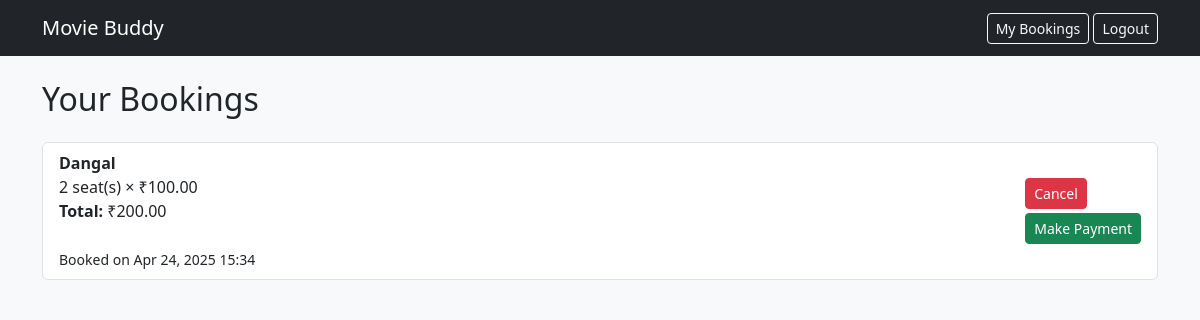
The page /bookings/ (signed in) on the database its author committed.
### booking/models.py (models this page shows, shortened)
class Booking(models.Model):
    user = models.ForeignKey(User, on_delete=models.CASCADE)
    show = models.ForeignKey(Show, on_delete=models.CASCADE)
    seats_booked = models.PositiveIntegerField()
    booking_time = models.DateTimeField(auto_now_add=True)

class Show(models.Model):
    title = models.CharField(max_length=100)
    description = models.TextField()
    date = models.DateField()
    time = models.TimeField()
    available_seats = models.PositiveIntegerField()
    ticket_price = models.DecimalField(max_digits=6, decimal_places=2, default=100.00)

### booking/views.py (the view)
# urls.py: path('bookings/', BookingHistoryView.as_view(), name='booking-history'),
class BookingHistoryView(LoginRequiredMixin, View):
    def get(self, request):
        bookings = Booking.objects.filter(user=request.user).order_by('-booking_time')
        for booking in bookings:
            booking.total_cost = booking.seats_booked * booking.show.ticket_price
        return render(request, 'booking/booking_history.html', {'bookings': bookings})

### booking/templates/booking/booking_history.html (shortened to what this page needs)
{% extends "base.html" %}
{% block content %}
  <h2 class="mb-4">Your Bookings</h2>
  {% if bookings %}
    <ul class="list-group">
      {% for booking in bookings %}
        <li class="list-group-item d-flex justify-content-between align-items-center">
          <div>
            <strong>{{ booking.show.title }}</strong><br>
            {{ booking.seats_booked }} seat(s) × ₹{{ booking.show.ticket_price }}<br>
            <strong>Total:</strong> ₹{{ booking.total_cost }}<br>
            <br><small>Booked on {{ booking.booking_time|date:"M d, Y H:i" }}</small>
          </div>
          <div>
            <form method="POST" action="{% url 'cancel-booking' booking.id %}">
              <button class="btn btn-sm btn-danger">Cancel</button>
            </form>
            <form method="POST" action="{% url 'make-payment' booking.id %}" class="mt-1">
              <button class="btn btn-sm btn-success">Make Payment</button>
            </form>
          </div>
        </li>
      {% endfor %}
    </ul>
  {% else %}
    <p>No bookings yet.</p>
  {% endif %}
{% endblock %}

### rows shown on the page
Booking: show "Dangal", seats_booked "2", show.ticket_price "100.00", total_cost "200.00", booking_time "Apr 24, 2025 15:34"
